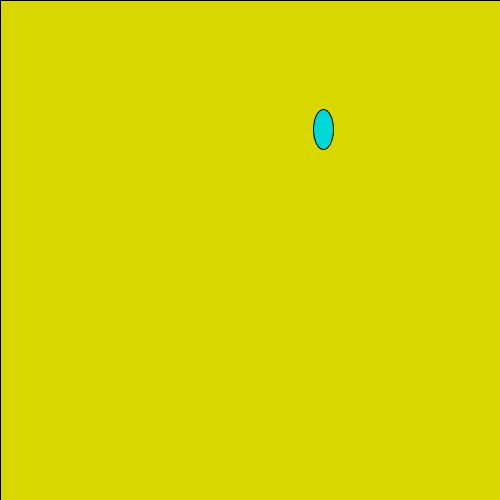
Frame 1 (no input)
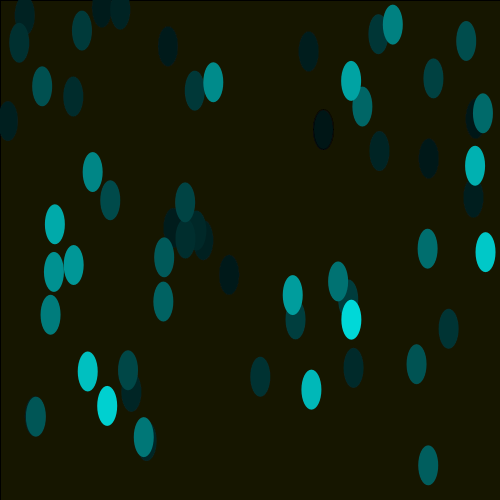
Frame 60 (the mouse pressed at the canvas centre just before this capture)
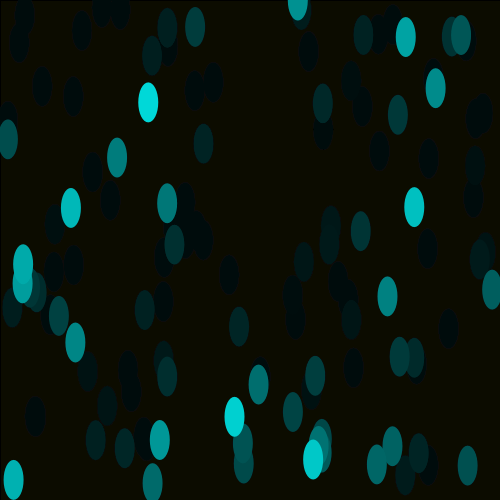
Frame 120 (the mouse held since frame 60 and released just before this capture)

The Processing sketch that drew these frames (run headless with seeded random() and noise(); from frame 60 on, the mouse is pressed at the canvas centre):

// Processing sketch: MagicWorms
// ── MagicWorms.pde
void setup() {
  size(500, 500);
  background(225, 225, 0);
}

void draw() {
  fill(0, 225, 225);
  ellipse(random(500), random(500), 20, 40);
  getWormX(50);
  getWormY(100);
  makeMagical();
  
}

float frequency = .05;
float noiseInterval = PI + 2;

void makeMagical() {
     fill( 0, 0, 0, 10 );
     rect(0, 0, width, height);
     noStroke();
}

float getWormX(int i) {
     return map(noise(i*noiseInterval + frameCount * frequency), 0, 1, 0, width);
}

float getWormY(int i) {
     return map(noise(i*noiseInterval+1 + frameCount * frequency), 0, 1, 0, height);
}
